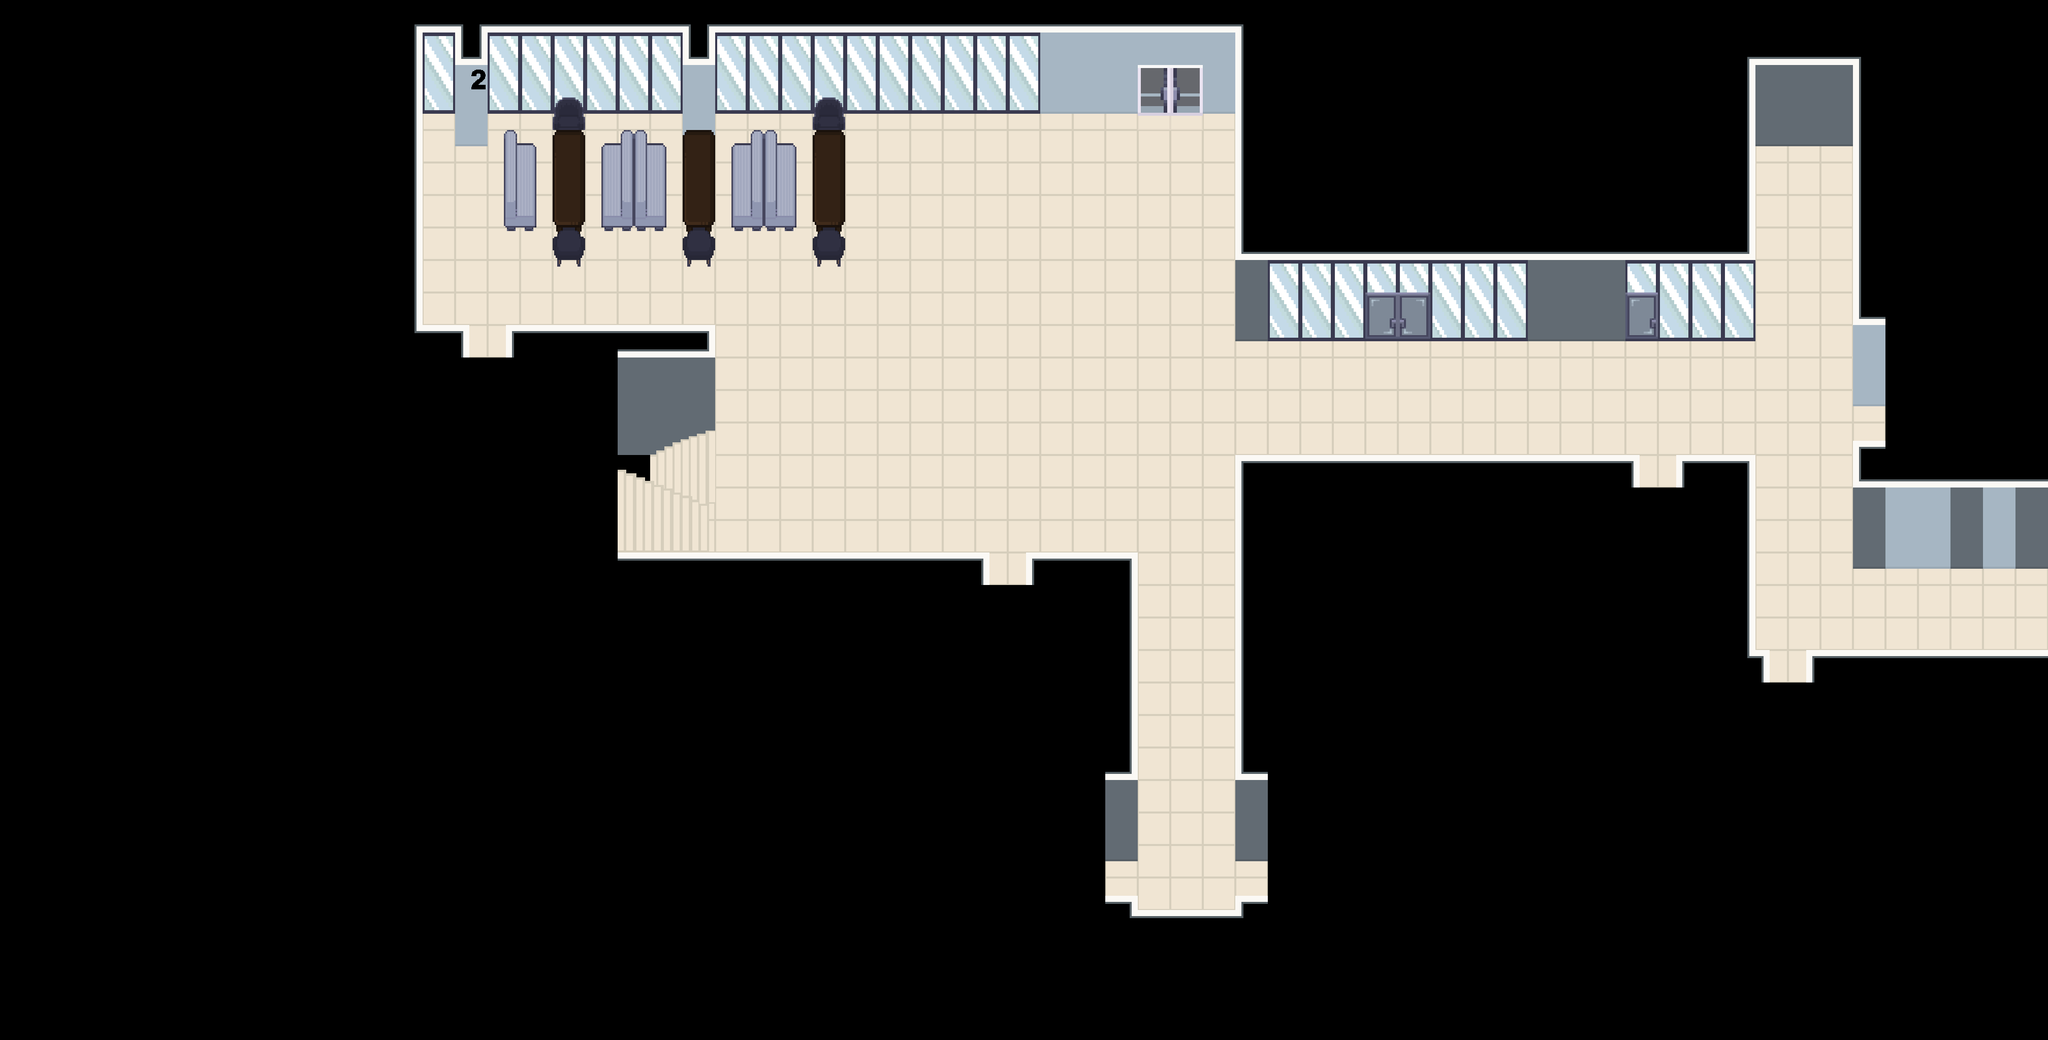

A 2D game scene composited from a Tiled map and its tileset images. What follows is a short description and the map's XML, with each tile layer's data collapsed to a summary:
An orthogonal 63x32 tile map with 64x64 px tiles, 2 tile layers (Floor, Furnishing), 2 tilesets and 39 objects (6x Player).

<map version="1.10" tiledversion="1.11.2" orientation="orthogonal" renderorder="right-down" width="63" height="32" tilewidth="64" tileheight="64" infinite="0" nextlayerid="6" nextobjectid="43">
 <properties>
  <property name="display_name" value="Level 2" />
  <property name="display_title" value="Annexe Building (L2)" />
 </properties>
 <tileset firstgid="1" name="LCB_indoor" tilewidth="64" tileheight="64" tilecount="1550" columns="25">
  <image source="../../graphics/tilesets/indoor.png" width="1600" height="3968" />
 </tileset>
 <tileset firstgid="1551" name="LCB_furnishing" tilewidth="64" tileheight="64" tilecount="1007" columns="19">
  <image source="../../graphics/tilesets/furnishing.png" width="1216" height="3392" />
 </tileset>
 <layer id="1" name="Floor" width="63" height="32">
  <data>[2016 cells, 739 non-empty, 35 distinct tile ids]</data>
 </layer>
 <layer id="2" name="Furnishing" width="63" height="32">
  <data>[2016 cells, 75 non-empty, 46 distinct tile ids]</data>
 </layer>
 <objectgroup id="3" name="Entities">
  <object id="3" name="Player" x="960" y="576">
   <properties>
    <property name="direction" value="up" />
    <property name="pos" value="annexe_1" />
   </properties>
   <point />
  </object>
  <object id="4" name="Player" x="2304" y="320">
   <properties>
    <property name="direction" value="down" />
    <property name="pos" value="bridge" />
   </properties>
   <point />
  </object>
  <object id="5" name="Player" x="1984" y="1024">
   <properties>
    <property name="direction" value="up" />
    <property name="pos" value="annexe_2_auditorium" />
   </properties>
   <point />
  </object>
  <object id="6" name="Player" x="3264" y="832">
   <properties>
    <property name="direction" value="up" />
    <property name="pos" value="annexe_2_hall10" />
   </properties>
   <point />
  </object>
  <object id="7" name="Player" x="3584" y="832">
   <properties>
    <property name="direction" value="left" />
    <property name="pos" value="annexe_2_hall11" />
   </properties>
   <point />
  </object>
  <object id="8" name="Player" x="3520" y="1216">
   <properties>
    <property name="direction" value="up" />
    <property name="pos" value="annexe_2_hall12" />
   </properties>
   <point />
  </object>
 </objectgroup>
 <objectgroup id="4" name="Collisions">
  <object id="10" x="703.5" y="-54" width="1856" height="213.5" />
  <object id="11" x="896" y="-2" width="62.6667" height="224.667" />
  <object id="12" x="1344" y="-2" width="62.6667" height="224" />
  <object id="13" x="2432" y="-55.3333" width="1024.67" height="662" />
  <object id="14" x="3392" y="-56.6667" width="318" height="278" />
  <object id="15" x="3645" y="-60" width="132" height="796" />
  <object id="16" x="703" y="-55" width="130" height="822" />
  <object id="17" x="703" y="601" width="221" height="167" />
  <object id="18" x="992" y="603" width="416" height="195" />
  <object id="19" x="1151.5" y="947" width="257.5" height="14.5" />
  <object id="20" x="1152" y="1057" width="794" height="155" />
  <object id="21" x="2020" y="1054" width="222" height="577" />
  <object id="22" x="2023" y="1749" width="217" height="172" />
  <object id="23" x="2024" y="1765" width="603" height="154" />
  <object id="24" x="2432.5" y="1750" width="217" height="172" />
  <object id="25" x="2431" y="860.5" width="796" height="770" />
  <object id="26" x="3299" y="860.5" width="161" height="577" />
  <object id="27" x="3261" y="1244.5" width="222" height="187" />
  <object id="28" x="3552" y="1245.5" width="578" height="190" />
  <object id="29" x="3648" y="850.5" width="482" height="206" />
  <object id="30" x="1085" y="127.5" width="68" height="365" />
  <object id="31" x="1344" y="127.5" width="68" height="365" />
  <object id="32" x="1597" y="128.5" width="68" height="365" />
  <object id="33" x="1184" y="224.5" width="128" height="198" />
  <object id="34" x="1454" y="213" width="128" height="198" />
  <object id="35" x="991" y="223" width="67" height="198" />
 </objectgroup>
 <objectgroup id="5" name="Transition">
  <object id="36" x="912" y="652" width="95" height="6.5">
   <properties>
    <property name="pos" value="annexe_2" />
    <property name="target" value="annexe_1" />
   </properties>
  </object>
  <object id="37" x="1344" y="767.333" width="10.6667" height="188">
   <properties>
    <property name="pos" value="annexe_2" />
    <property name="target" value="annexe_1" />
   </properties>
  </object>
  <object id="38" x="1306" y="953.5" width="8.5" height="144.5">
   <properties>
    <property name="pos" value="annexe_2" />
    <property name="target" value="annexe_3" />
   </properties>
  </object>
  <object id="39" x="1935.5" y="1100" width="96.5" height="5">
   <properties>
    <property name="pos" value="annexe_2" />
    <property name="target" value="annexe_2_auditorium" />
   </properties>
  </object>
  <object id="40" x="3215.75" y="907.5" width="96" height="5">
   <properties>
    <property name="pos" value="annexe_2" />
    <property name="target" value="annexe_2_hall10" />
   </properties>
  </object>
  <object id="41" x="3660" y="705" width="5.5" height="174">
   <properties>
    <property name="pos" value="annexe_2" />
    <property name="target" value="annexe_2_hall11" />
   </properties>
  </object>
  <object id="42" x="3471.82" y="1292" width="95.8182" height="4">
   <properties>
    <property name="pos" value="annexe_2" />
    <property name="target" value="annexe_2_hall12" />
   </properties>
  </object>
 </objectgroup>
</map>
